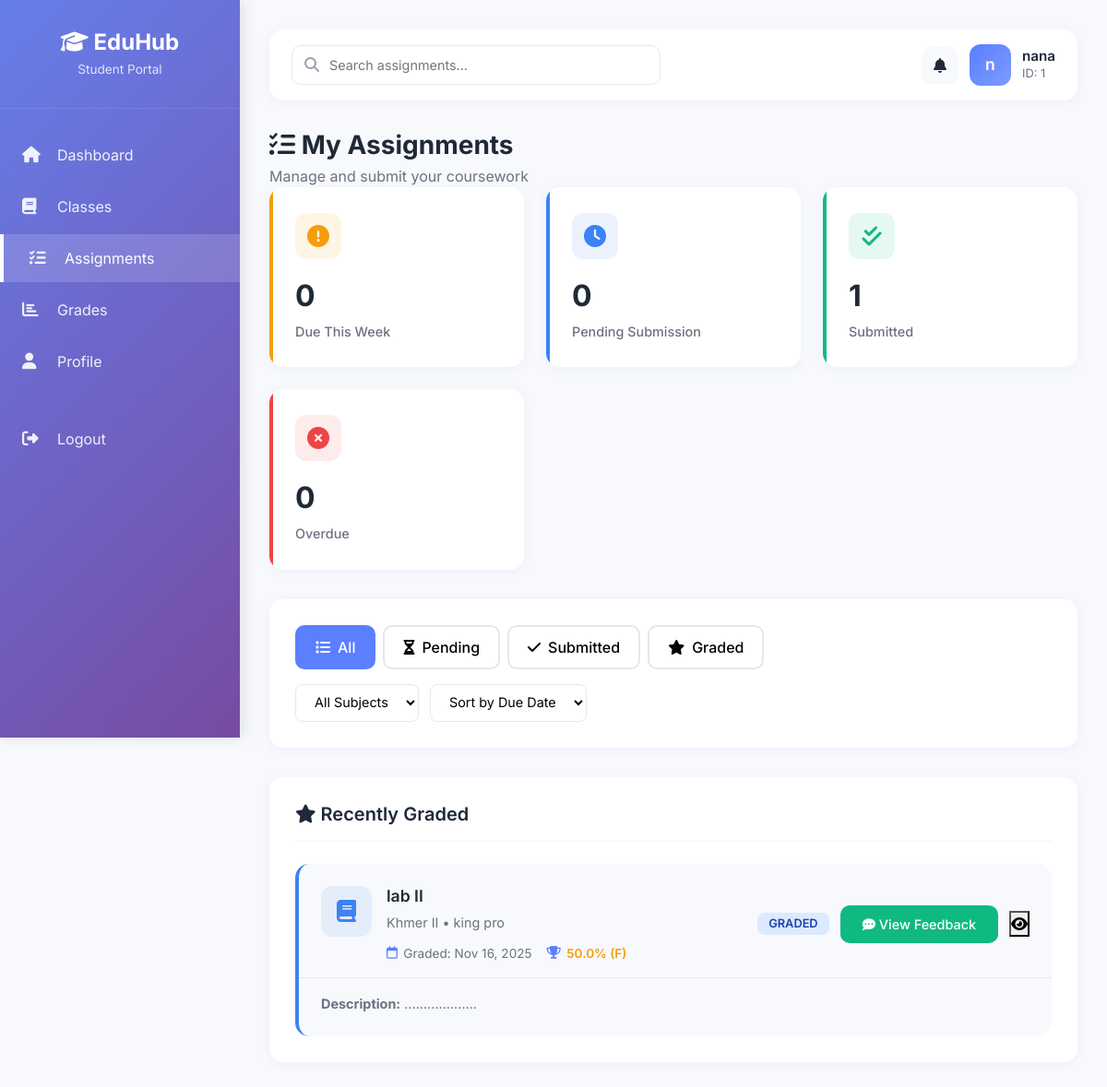
The app's page /student/assignments (signed in) with its own data.
### models/user.py (models this page shows, shortened)
class User(UserMixin, db.Model):
    __tablename__ = 'users'
    id = db.Column(db.Integer, primary_key=True)
    username = db.Column(db.String(50), unique=True, nullable=False, index=True)
    email = db.Column(db.String(120), unique=True, nullable=False, index=True)
    password = db.Column(db.String(200), nullable=False)
    role = db.Column(db.String(20), nullable=False,
                     default='student', index=True)  # admin | teacher | student
    status = db.Column(db.String(20), nullable=False, default='active', index=True)
    created_at = db.Column(db.DateTime, nullable=False, default=db.func.current_timestamp())
    last_login = db.Column(db.DateTime, nullable=True)
    student_profile = db.relationship('Student', backref='user', uselist=False, cascade='all, delete-orphan')
    teacher_profile = db.relationship('Teacher', backref='user', uselist=False, cascade='all, delete-orphan')

### models/assignment.py (models this page shows, shortened)
class Assignment(db.Model):
    __tablename__ = 'assignments'
    id = db.Column(db.Integer, primary_key=True)
    title = db.Column(db.String(100), nullable=False)
    description = db.Column(db.Text, nullable=False)
    due_date = db.Column(db.DateTime, nullable=False, default=datetime.utcnow, index=True)
    status = db.Column(db.String(20), default='pending', index=True)
    file_path = db.Column(db.String(200))  # path to uploaded assignment file
    created_at = db.Column(db.DateTime, nullable=False, default=datetime.utcnow)
    class_id = db.Column(db.Integer, db.ForeignKey('classes.id', ondelete='CASCADE'), nullable=False, index=True)
    teacher_id = db.Column(db.Integer, db.ForeignKey('teachers.id', ondelete='SET NULL'), index=True)
    teacher = db.relationship('Teacher', backref='assignments')
    submissions = db.relationship('Submission', backref='assignment', lazy='dynamic', cascade='all, delete-orphan')

### models/class_model.py (models this page shows, shortened)
class Class(db.Model):
    __tablename__ = 'classes'
    id = db.Column(db.Integer, primary_key=True)
    name = db.Column(db.String(100), nullable=False)
    description = db.Column(db.Text)
    class_code = db.Column(db.String(6), unique=True, nullable=False, index=True)
    teacher_id = db.Column(db.Integer, db.ForeignKey('teachers.id', ondelete='SET NULL'), index=True)
    created_at = db.Column(db.DateTime, nullable=False, default=datetime.utcnow)
    teacher = db.relationship('Teacher', backref='classes')
    students = db.relationship('Student', secondary=class_student, backref='classes', lazy='dynamic')
    assignments = db.relationship('Assignment', backref='class_obj', lazy='dynamic', cascade='all, delete-orphan')

### models/submission.py (models this page shows, shortened)
class Submission(db.Model):
    __tablename__ = 'submissions'
    id = db.Column(db.Integer, primary_key=True)
    assignment_id = db.Column(db.Integer, db.ForeignKey('assignments.id', ondelete='CASCADE'), nullable=False, index=True)
    student_id = db.Column(db.Integer, db.ForeignKey('students.id', ondelete='CASCADE'), nullable=False, index=True)
    file_path = db.Column(db.String(200))  # path to submitted file
    comments = db.Column(db.Text)
    grade = db.Column(db.Float)  # Grade out of 100
    feedback = db.Column(db.Text)  # Teacher feedback
    submitted_at = db.Column(db.DateTime, nullable=False, default=datetime.utcnow)
    graded_at = db.Column(db.DateTime)
    student = db.relationship('Student', backref='submissions')

### routes/student.py (the view, shortened to what this page needs)
@student_bp.route("/assignments")
@login_required
def assignments():
    student = get_student_or_redirect()
    if not student:
        return redirect(url_for('auth_bp.login'))
    all_assignments = []
    subjects = set()
    for cls in get_student_classes(student):
        subjects.add(cls.name)
        for assignment in cls.assignments.all():
            submission = assignment.submissions.filter_by(
                student_id=student.id).first()
            if submission:
                if submission.grade is not None:
                    status = 'graded'
                else:
                    status = 'submitted'
            else:
                if assignment.due_date and assignment.due_date < datetime.utcnow():
                    status = 'overdue'
                else:
                    status = 'pending'
            days_left = None
            if assignment.due_date and status == 'pending':
                delta = assignment.due_date - datetime.utcnow()
                if delta.days >= 0:
                    days_left = f"{delta.days} days left" if delta.days > 0 else "Due today"
            all_assignments.append({
                'id': assignment.id,
                'title': assignment.title,
                'description': assignment.description,
                'subject': cls.name,
                'professor': cls.teacher.full_name if cls.teacher else 'No Teacher',
                'due_date': assignment.due_date,
                'due_date_formatted': assignment.due_date.strftime('%b %d, %Y') if assignment.due_date else 'N/A',
                'status': status,
                'status_label': status.upper(),
                'days_left': days_left,
                'submission': submission,
                'grade': submission.grade if submission else None,
                'letter_grade': calculate_letter_grade(submission.grade) if submission and submission.grade else None,
                'submitted_date': submission.submitted_at.strftime('%b %d, %Y') if submission and submission.submitted_at else None,
                'graded_date': submission.graded_at.strftime('%b %d, %Y') if submission and submission.graded_at else None,
                'card_class': 'urgent' if status == 'overdue' else status,
                'icon': 'fas fa-book',
                'icon_bg': 'rgba(59, 130, 246, 0.1)',
                'icon_color': '#3b82f6',
                'grade_class': 'excellent' if submission and submission.grade and submission.grade >= 90 else 'good' if submission and submission.grade and submission.grade >= 80 else 'average',
                'file_path': assignment.file_path
            })
    today = datetime.utcnow()
    week_from_now = today + timedelta(days=7)
    due_this_week = sum(1 for a in all_assignments
                        if a['due_date'] and today <= a['due_date'] <= week_from_now and a['status'] == 'pending')
    pending = sum(1 for a in all_assignments if a['status'] == 'pending')
    submitted = sum(1 for a in all_assignments if a['status'] in [
                    'submitted', 'graded'])
    overdue = sum(1 for a in all_assignments if a['status'] == 'overdue')
    stats = {
        'due_this_week': due_this_week,
        'pending': pending,
        'submitted': submitted,
        'overdue': overdue
    }
    assignment_sections = []
    due_this_week_assignments = [a for a in all_assignments
                                 if a['due_date'] and today <= a['due_date'] <= week_from_now and a['status'] == 'pending']
    upcoming = [a for a in all_assignments
                if a['status'] == 'pending' and (not a['due_date'] or a['due_date'] > week_from_now)]
    overdue_assignments = [
        a for a in all_assignments if a['status'] == 'overdue']
    recently_submitted = [
        a for a in all_assignments if a['status'] == 'submitted']
    recently_graded = [a for a in all_assignments if a['status'] == 'graded']
    if recently_graded:
        assignment_sections.append({
            'key': 'graded',
            'title': 'Recently Graded',
            'icon': 'fas fa-star',
            'badge': None,
            'assignments': sorted(recently_graded, key=lambda x: x['submission'].graded_at if x['submission'] and x['submission'].graded_at else datetime.min, reverse=True)[:5]
        })
    return render_template(
        "student/assignments.html",
        student=student,
        stats=stats,
        subjects=sorted(subjects),
        assignment_sections=assignment_sections,
        all_assignments=all_assignments
    )

### templates/student/assignments.html (shortened to what this page needs)
{% extends "base.html" %}
{% block sidebar_subtitle %}Student Portal{% endblock %}
{% block sidebar_menu %}
<li>
    <a href="{{ url_for('student_bp.dashboard') }}">
        <i class="fas fa-home"></i>
        Dashboard
    </a>
</li>
<li>
    <a href="{{ url_for('student_bp.classes') }}">
        <i class="fas fa-book"></i>
        Classes
    </a>
</li>
<li>
    <a href="{{ url_for('student_bp.assignments') }}" class="active">
        <i class="fas fa-tasks"></i>
        Assignments
    </a>
</li>
<li>
    <a href="{{ url_for('student_bp.grades') }}">
        <i class="fas fa-chart-bar"></i>
        Grades
    </a>
</li>
<li>
    <a href="{{ url_for('student_bp.profile') }}">
        <i class="fas fa-user"></i>
        Profile
    </a>
</li>
<li style="margin-top: 2rem;">
    <a href="{{ url_for('auth_bp.logout') }}">
        <i class="fas fa-sign-out-alt"></i>
        Logout
    </a>
</li>
{% endblock %}
{% block search_placeholder %}Search assignments...{% endblock %}
{% block user_avatar %}{{ current_user.username[0] }}{% endblock %}
{% block user_name %}{{ current_user.username }}{% endblock %}
{% block user_id %}ID: {{ current_user.id }}{% endblock %}
{% block content %}
<div class="page-header">
    <div>
        <h2><i class="fas fa-tasks"></i> My Assignments</h2>
        <p>Manage and submit your coursework</p>
    </div>
</div>
<div class="stats-grid">
    <div class="stat-card warning">
        <div class="stat-icon">
            <i class="fas fa-exclamation-circle"></i>
        </div>
        <div class="stat-value">{{ stats.due_this_week }}</div>
        <div class="stat-label">Due This Week</div>
    </div>
    <div class="stat-card info">
        <div class="stat-icon">
            <i class="fas fa-clock"></i>
        </div>
        <div class="stat-value">{{ stats.pending }}</div>
        <div class="stat-label">Pending Submission</div>
    </div>
    <div class="stat-card success">
        <div class="stat-icon">
            <i class="fas fa-check-double"></i>
        </div>
        <div class="stat-value">{{ stats.submitted }}</div>
        <div class="stat-label">Submitted</div>
    </div>
    <div class="stat-card danger">
        <div class="stat-icon">
            <i class="fas fa-times-circle"></i>
        </div>
        <div class="stat-value">{{ stats.overdue }}</div>
        <div class="stat-label">Overdue</div>
    </div>
</div>
<div class="content-card">
    <div class="assignment-filters">
        <div class="filter-tabs">
            <button class="filter-tab active" data-filter="all">
                <i class="fas fa-list"></i> All
            </button>
            <button class="filter-tab" data-filter="pending">
                <i class="fas fa-hourglass-half"></i> Pending
            </button>
            <button class="filter-tab" data-filter="submitted">
                <i class="fas fa-check"></i> Submitted
            </button>
            <button class="filter-tab" data-filter="graded">
                <i class="fas fa-star"></i> Graded
            </button>
        </div>
        <div class="filter-controls">
            <select class="filter-select" id="subjectFilter">
                <option value="">All Subjects</option>
            </select>
            <select class="filter-select" id="sortFilter">
                <option value="due_date">Sort by Due Date</option>
            </select>
        </div>
    </div>
</div>
<div id="assignmentsContainer">
    {% for section in assignment_sections %}
    <div class="content-card assignment-section" data-section="{{ section.key }}">
        <div class="card-header">
            <h4><i class="{{ section.icon }}"></i> {{ section.title }}</h4>
        </div>
        <div class="assignments-list">
            {% for assignment in section.assignments %}
            <div class="assignment-card {{ assignment.card_class }}" data-status="{{ assignment.status }}"
                data-subject="{{ assignment.subject }}" data-due-date="{{ assignment.due_date }}">
                <div class="assignment-status-indicator"></div>
                <div class="assignment-content">
                    <div class="assignment-main">
                        <div class="assignment-icon"
                            style="background: {{ assignment.icon_bg }}; color: {{ assignment.icon_color }};">
                            <i class="{{ assignment.icon }}"></i>
                        </div>
                        <div class="assignment-details">
                            <h5>{{ assignment.title }}</h5>
                            <p class="assignment-subject">{{ assignment.subject }} • {{ assignment.professor }}</p>
                            <div class="assignment-meta">
                                <span class="meta-item">
                                    <i class="far fa-calendar"></i>
                                    {% if assignment.status == 'graded' %}
                                    Graded: {{ assignment.graded_date }}
                                    {% elif assignment.status == 'submitted' %}
                                    Submitted: {{ assignment.submitted_date }}
                                    {% else %}
                                    Due: {{ assignment.due_date_formatted }}
                                    {% endif %}
                                </span>
                                {% if assignment.grade %}
                                <span class="meta-item grade-display {{ assignment.grade_class }}">
                                    <i class="fas fa-trophy"></i>
                                    {{ assignment.grade }}% ({{ assignment.letter_grade }})
                                </span>
                                {% endif %}
                            </div>
                        </div>
                    </div>
                    <div class="assignment-actions">
                        <span class="badge badge-{{ assignment.status }}">{{ assignment.status_label }}</span>
                        {% if assignment.status == 'pending' %}
                        <button class="btn-custom btn-primary-custom" onclick="openSubmitModal({{ assignment.id }})">
                            <i class="fas fa-upload"></i> Submit
                        </button>
                        {% elif assignment.status == 'graded' %}
                        <button class="btn-custom btn-success-custom" onclick="viewFeedback({{ assignment.id }})">
                            <i class="fas fa-comment-dots"></i> View Feedback
                        </button>
                        {% elif assignment.status == 'submitted' %}
                        <button class="btn-icon" title="View Submission" onclick="viewSubmission({{ assignment.id }})">
                            <i class="fas fa-file-alt"></i>
                        </button>
                        {% endif %}
                        <button class="btn-icon" title="View Details" onclick="viewDetails({{ assignment.id }})">
                            <i class="fas fa-eye"></i>
                        </button>
                    </div>
                </div>
                {% if assignment.description or assignment.attachments %}
                <div class="assignment-footer">
                    {% if assignment.description %}
                    <div class="assignment-description">
                        <p><strong>Description:</strong> {{ assignment.description }}</p>
                    </div>
                    {% endif %}
                </div>
                {% endif %}
            </div>
            {% endfor %}
        </div>
    </div>
    {% endfor %}
</div>
{% endblock %}

### records on screen
User: username "n", username "nana", id "1"
Assignment: title "lab II", description "..................."
Class: subject "Khmer II"
Submission: grade "50.0"

### other values on screen
{{ stats.due_this_week }} "0"
{{ stats.pending }} "0"
{{ stats.submitted }} "1"
{{ stats.overdue }} "0"
{{ section.title }} "Recently Graded"
{{ assignment.professor }} "king pro"
{{ assignment.graded_date }} "Nov 16, 2025"
{{ assignment.letter_grade }} "F"
{{ assignment.status_label }} "GRADED"
